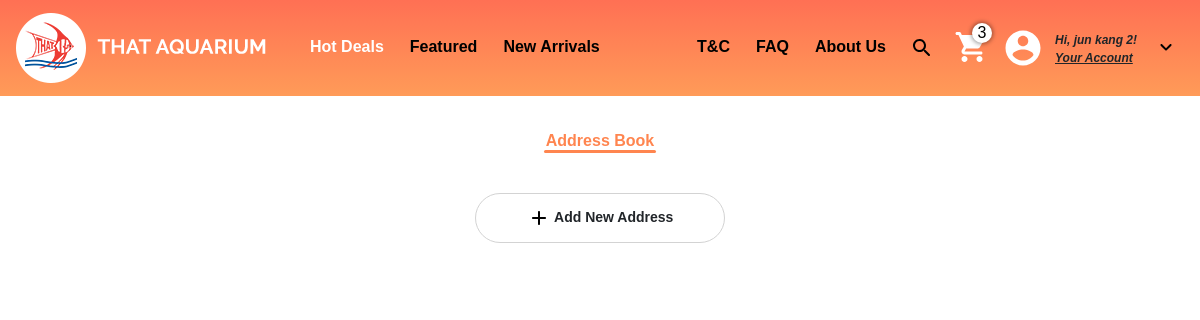
The page /address/ (signed in) on the database as committed earlier.
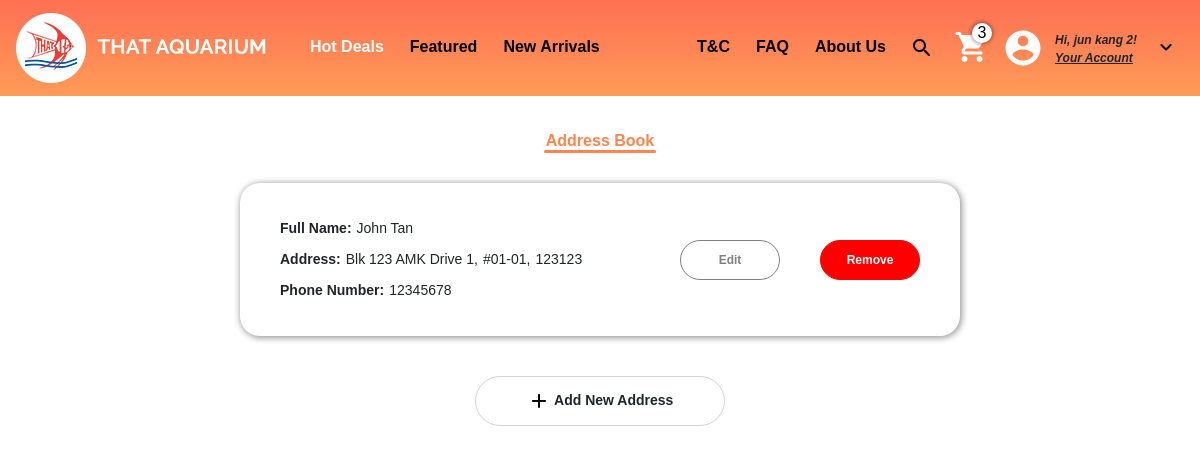
The same page on the database as committed later.
### store/models.py (models this page shows)
class Address(models.Model):
    customer = models.ForeignKey(User, on_delete=models.SET_NULL,null=True)
    fullname = models.CharField(max_length=150,null=True)
    phone = models.IntegerField(null=True)
    address1 = models.CharField(max_length=200,null=True)
    address2 = models.CharField(max_length=200,null=True)
    postcode = models.IntegerField(null=True)
    def __str__(self):
        return self.id.__str__()

### store/views.py (the view)
# urls.py: path('address/', views.address, name="address"),
@login_required(login_url="login")
def address(request):
    cartItem = cartItemData(request)
    addresses = addressData(request)
    context = {"cartItems": cartItem,"addresses":addresses}
    return render(request,'home_page/address.html',context)

### store/models.py (called while the page is built)
    @property
    def get_cart_items(self):
        orderitem = self.orderitem_set.all()
        total = sum([item.quantity for item in orderitem])
        return total

### store/utils.py (called while the page is built)
def cartItemData(request):
    if request.user.is_authenticated:
        customer = request.user
        order, created = Order.objects.get_or_create(customer=customer)
        cartItem = order.get_cart_items
    else:
        cartItem,items = CookieCart(request)
    return cartItem

def addressData(request):
    if request.user.is_authenticated:
        customer = request.user
        address = customer.address_set.all()
        print(address)
    return address

### store/templates/home_page/address.html (shortened to what this page needs)
{% extends 'home_page/main.html' %}
{% load static %}
{% block content %}
    <link href = "{% static 'css/address.css' %}" type = "text/css" rel="stylesheet">
    <link href = "{% static 'css/cart.css' %}" type = "text/css" rel="stylesheet">
    <h6 class = "address-header">
        Address Book
        <div class = "address-header-underline"></div>
    </h6>
    <div class = "addresses-list">
        {% for address in addresses %}
            <div class = "address-item">
                <div class = "details">
                    <div class = "details-specific details-specific-1">
                        <p class = "details-text details-name"><b>Full Name:</b></p>
                        <p class = "details-text details-name-value">{{ address.fullname }}</p>
                    </div>
                    <div class = "details-specific details-specific-2">
                        <p class = "details-text details-address"><b>Address:</b></p>
                        <p class = "details-text details-address-value-1">{{ address.address1 }},</p>
                        <p class = "details-text details-address-value-2">{{ address.address2 }},</p>
                        <p class = "details-text details-address-value-3">{{ address.postcode }}</p>
                    </div>
                    <div class = "details-specific details-specific-3">
                        <p class = "details-text details-number"><b>Phone Number:</b></p>
                        <p class = "details-text details-number-value">{{ address.phone }}</p>
                    </div>
                </div>
                <div class = "edit" data-id={{ address.id }}>Edit</div>
                <div class = "remove" data-id={{ address.id }}>Remove</div>
            </div>
        {% endfor %}
    </div>
    <div class = "new-address">
        <div>
            <img src = "{% static 'images/Shared/add-24px.svg' %}">
            Add New Address
        </div>
    </div>
{% endblock content %}

Rows that differ between the two databases and show on the page:
added Address: fullname "John Tan", address1 "Blk 123 AMK Drive 1", address2 "#01-01", postcode "123123", phone "12345678"
